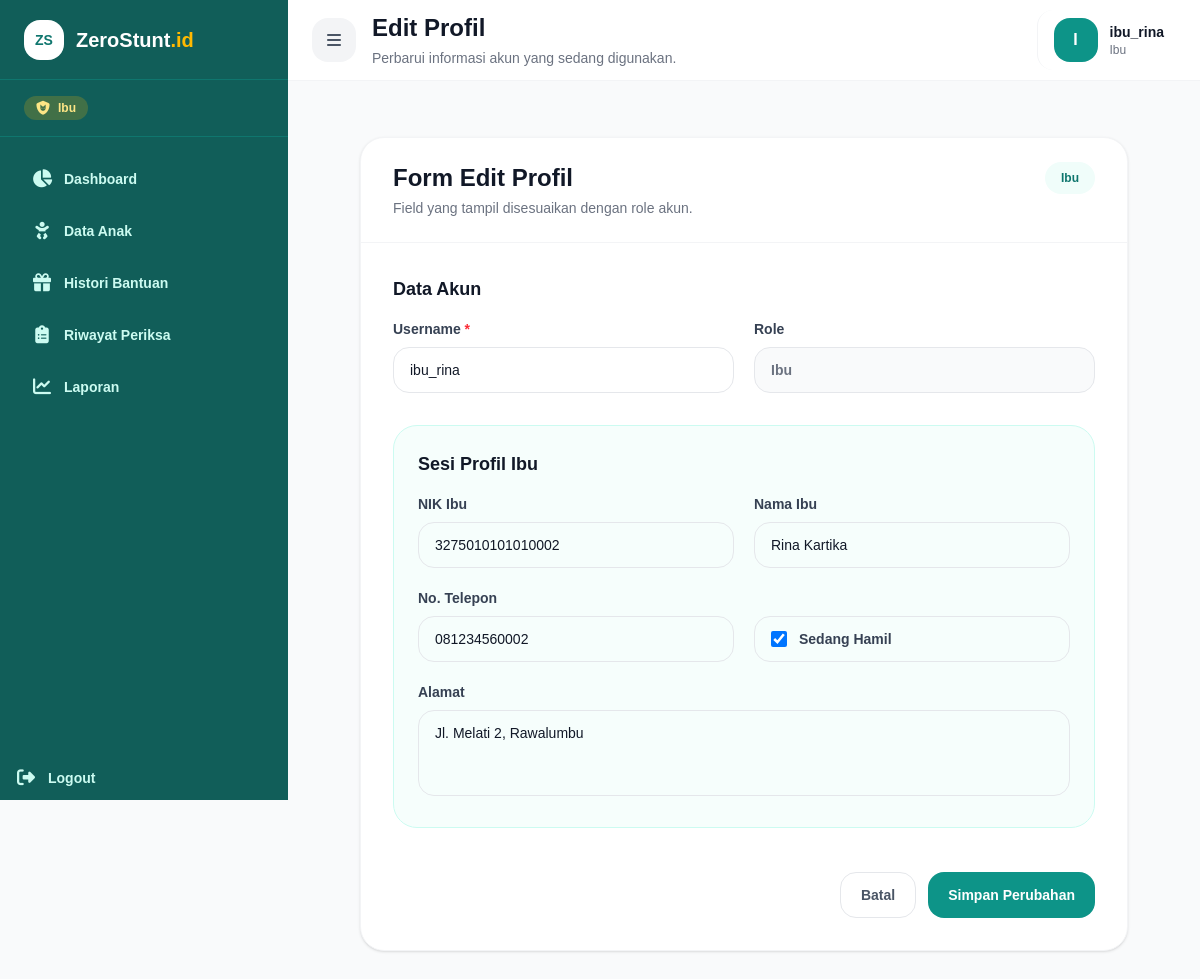
/profile/edit (signed in), run on the app's committed database.
### tables this page shows
CREATE TABLE `users` (
  `id_user` int NOT NULL,
  `username` varchar(50) NOT NULL,
  `password` varchar(255) NOT NULL,
  `role` enum('Admin','Kader','Petani','Ibu') NOT NULL,
  `id_gudang` int DEFAULT NULL,
  `is_active` tinyint(1) NOT NULL DEFAULT '1',
  `created_at` timestamp NULL DEFAULT CURRENT_TIMESTAMP,
  `updated_at` timestamp NULL DEFAULT CURRENT_TIMESTAMP ON UPDATE CURRENT_TIMESTAMP,
  `deleted_at` timestamp NULL DEFAULT NULL
);

CREATE TABLE `ibu` (
  `id_ibu` int NOT NULL,
  `NIK_ibu` char(16) NOT NULL,
  `nama_ibu` varchar(100) NOT NULL,
  `no_telp` varchar(15) DEFAULT NULL,
  `alamat` text,
  `id_gudang` int DEFAULT NULL,
  `is_pregnant` tinyint(1) NOT NULL DEFAULT '0',
  `tgl_created` timestamp NULL DEFAULT CURRENT_TIMESTAMP,
  `deleted_at` timestamp NULL DEFAULT NULL
);

### controllers/ProfileController.php (called while the page is built, shortened)
<?php
class ProfileController
{
    public function edit()
    {
        $id_user = $_SESSION['user_id'];
        $role = $_SESSION['role'] ?? '';
        $userModel = new User();
        $user = $userModel->findById($id_user);
        if ($role === ROLE_IBU) {
            $ibuModel = new Ibu();
            $ibu = $ibuModel->findByIdIbu($id_user);
        }
        require '../views/profile/edit.php';
    }
}

### models/User.php (called while the page is built, shortened)
<?php
class User
{
    protected $db;
    public function __construct()
    {
        global $koneksi;
        $this->db = $koneksi;
    }
    public function findByid($id_user)
    {
        $stmt = mysqli_prepare($this->db, "SELECT id_user, username, role, is_active, created_at, id_gudang FROM users WHERE id_user = ? LIMIT 1");
        mysqli_stmt_bind_param($stmt, 'i', $id_user);
        mysqli_stmt_execute($stmt);
        $result = mysqli_stmt_get_result($stmt);
        $user = mysqli_fetch_assoc($result);
        return $user;
    }
}

### models/Ibu.php (called while the page is built, shortened)
<?php
class Ibu
{
    protected $db;
    public function __construct()
    {
        global $koneksi;
        $this->db = $koneksi;
    }
    public function findByIdIbu($id_ibu)
    {
        $stmt = mysqli_prepare($this->db, "SELECT * FROM ibu WHERE id_ibu = ? LIMIT 1");
        mysqli_stmt_bind_param(
            $stmt,
            'i',
            $id_ibu
        );
        mysqli_stmt_execute($stmt);
        $result = mysqli_stmt_get_result($stmt);
        $data = mysqli_fetch_assoc($result);
        return $data;
    }
}

### views/profile/edit.php (the view, shortened to what this page needs)
<?php
$username = $user['username'] ?? ($_SESSION['username'] ?? 'User');
$role = $_SESSION['role'] ?? 'Role';
$isIbu = defined('ROLE_IBU') ? $role === ROLE_IBU : strtolower($role) === 'ibu';
$ibu = $ibu ?? [];
?>
<div class="min-h-[calc(100vh-10rem)] flex items-center justify-center py-6">
    <div class="w-full max-w-3xl">
        <div class="rounded-3xl border border-gray-100 bg-white shadow-sm overflow-hidden">
            <div class="border-b border-gray-100 px-8 py-6">
                <div class="flex items-start justify-between gap-4">
                    <div>
                        <h2 class="text-2xl font-extrabold text-gray-900">
                            Form Edit Profil
                        </h2>
                        <p class="mt-1 text-sm text-gray-500">
                            Field yang tampil disesuaikan dengan role akun.
                        </p>
                    </div>
                    <span class="inline-flex rounded-full bg-teal-50 px-4 py-2 text-xs font-extrabold text-teal-700">
                        <?= htmlspecialchars($role); ?>
                    </span>
                </div>
            </div>
            <form method="post" action="/profile/update" class="p-8 space-y-8">
                <section>
                    <h3 class="mb-4 text-lg font-extrabold text-gray-900">
                        Data Akun
                    </h3>
                    <div class="grid md:grid-cols-2 gap-5">
                        <div>
                            <label for="username" class="mb-2 block text-sm font-bold text-gray-700">
                                Username <span class="text-red-500">*</span>
                            </label>
                            <input type="text" id="username" name="username" required minlength="4" maxlength="30"
                                value="<?= htmlspecialchars($username); ?>"
                                class="w-full rounded-2xl border border-gray-200 px-4 py-3 text-sm outline-none transition focus:border-teal-500 focus:ring-4 focus:ring-teal-100">
                        </div>
                        <div>
                            <label class="mb-2 block text-sm font-bold text-gray-700">
                                Role
                            </label>
                            <input type="text" value="<?= htmlspecialchars($role); ?>" disabled
                                class="w-full rounded-2xl border border-gray-200 bg-gray-50 px-4 py-3 text-sm font-bold text-gray-500 outline-none">
                        </div>
                    </div>
                </section>
                <?php if ($isIbu): ?>
                    <section class="rounded-3xl border border-teal-100 bg-teal-50/60 p-6">
                        <h3 class="mb-4 text-lg font-extrabold text-gray-900">
                            Sesi Profil Ibu
                        </h3>
                        <div class="grid md:grid-cols-2 gap-5">
                            <div>
                                <label class="mb-2 block text-sm font-bold text-gray-700">
                                    NIK Ibu
                                </label>
                                <input type="text" name="nik_ibu" maxlength="16" minlength="16" inputmode="numeric" pattern="[0-9]{16}" disabled
                                    value="<?= htmlspecialchars($ibu['NIK_ibu'] ?? ''); ?>"
                                    class="w-full rounded-2xl border border-gray-200 px-4 py-3 text-sm outline-none focus:border-teal-500 focus:ring-4 focus:ring-teal-100">
                            </div>
                            <div>
                                <label class="mb-2 block text-sm font-bold text-gray-700">
                                    Nama Ibu
                                </label>
                                <input type="text" name="nama_ibu"
                                    value="<?= htmlspecialchars($ibu['nama_ibu'] ?? ''); ?>"
                                    class="w-full rounded-2xl border border-gray-200 px-4 py-3 text-sm outline-none focus:border-teal-500 focus:ring-4 focus:ring-teal-100">
                            </div>
                            <div>
                                <label class="mb-2 block text-sm font-bold text-gray-700">
                                    No. Telepon
                                </label>
                                <input type="text" name="no_telp"
                                    value="<?= htmlspecialchars($ibu['no_telp'] ?? ''); ?>"
                                    class="w-full rounded-2xl border border-gray-200 px-4 py-3 text-sm outline-none focus:border-teal-500 focus:ring-4 focus:ring-teal-100">
                            </div>
                            <div class="flex items-end">
                                <label class="flex w-full items-center gap-3 rounded-2xl border border-gray-200 px-4 py-3 text-sm font-bold text-gray-700">
                                    <input type="checkbox" name="is_pregnant" value="1"
                                        <?= !empty($ibu['is_pregnant']) ? 'checked' : ''; ?>
                                        class="h-4 w-4 rounded border-gray-300 text-teal-600">
                                    Sedang Hamil
                                </label>
                            </div>
                            <div class="md:col-span-2">
                                <label class="mb-2 block text-sm font-bold text-gray-700">
                                    Alamat
                                </label>
                                <textarea name="alamat" rows="3"
                                    class="w-full resize-none rounded-2xl border border-gray-200 px-4 py-3 text-sm outline-none focus:border-teal-500 focus:ring-4 focus:ring-teal-100"><?= htmlspecialchars($ibu['alamat'] ?? ''); ?></textarea>
                            </div>
                        </div>
                    </section>
                <?php endif; ?>
                <div class="flex flex-col-reverse gap-3 pt-3 sm:flex-row sm:justify-end">
                    <a href="/profile"
                        class="inline-flex items-center justify-center rounded-2xl border border-gray-200 px-5 py-3 text-sm font-bold text-gray-600 transition hover:bg-gray-50">
                        Batal
                    </a>
                    <button type="submit"
                        class="inline-flex items-center justify-center rounded-2xl bg-teal-600 px-5 py-3 text-sm font-bold text-white transition hover:bg-teal-700">
                        Simpan Perubahan
                    </button>
                </div>
            </form>
        </div>
    </div>
</div>
<?php
require '../views/layouts/dashboard.php';

### data on the page
users: username "ibu_rina"
ibu: nik_ibu "3275010101010002", nama_ibu "Rina Kartika", no_telp "081234560002", is_pregnant "☑", alamat "Jl. Melati 2, Rawalumbu"

### other printed values
$role "Ibu"
$menu['label'] "Dashboard"
$menu['label'] "Data Anak"
$menu['label'] "Histori Bantuan"
$menu['label'] "Riwayat Periksa"
$menu['label'] "Laporan"
$pageTitle "Edit Profil"
$pageSubtitle "Perbarui informasi akun yang sedang digunakan."
$initial "I"
$username "ibu_rina"
